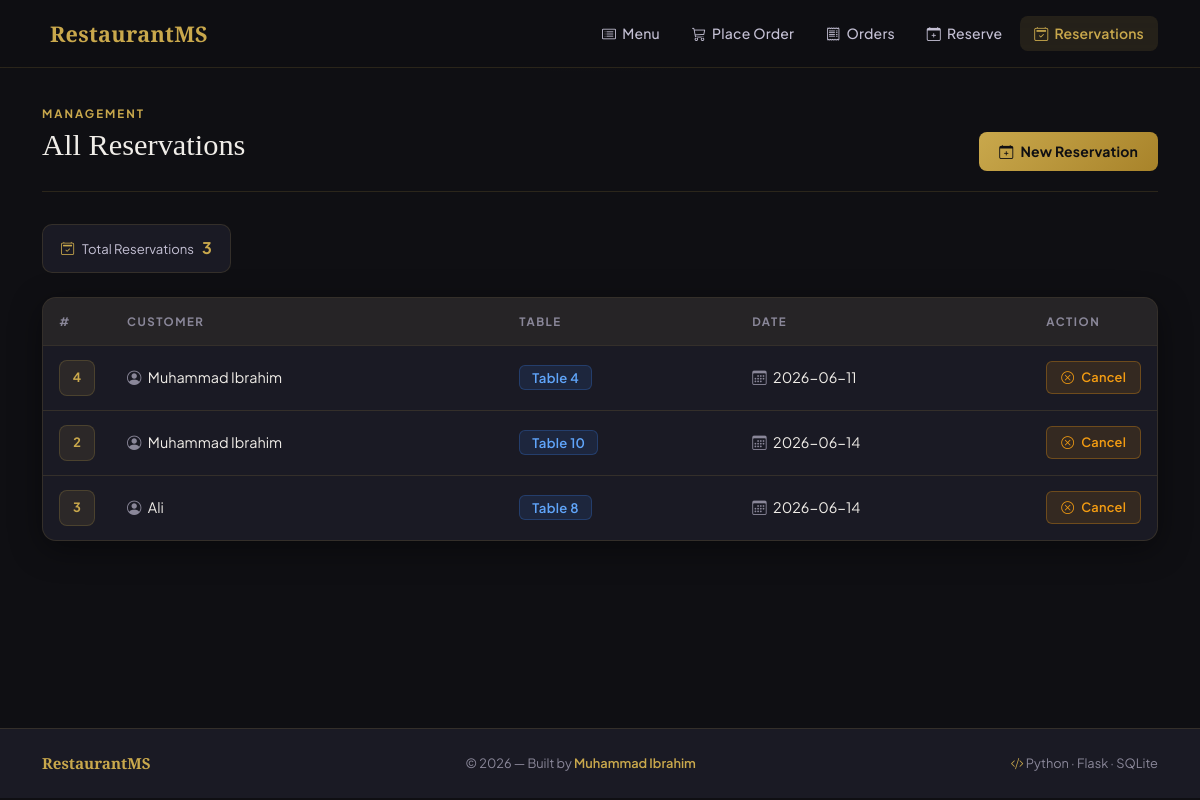
The app's page /reservations with its own data.
### tables this page shows
CREATE TABLE reservations (
            id INTEGER PRIMARY KEY AUTOINCREMENT,
            customer_name TEXT NOT NULL,
            table_number INTEGER NOT NULL,
            reservation_date TEXT NOT NULL
        );

### app.py (the view)
@app.route('/reservations')
def view_reservations():
    conn = get_db_connection()
    reservations = conn.execute(
        'SELECT * FROM reservations ORDER BY reservation_date ASC'
    ).fetchall()
    conn.close()
    return render_template('reservations.html', reservations=reservations)

### app.py (called while the page is built)
def get_db_connection():
    conn = sqlite3.connect('restaurant.db')
    conn.row_factory = sqlite3.Row
    return conn

### templates/reservations.html (shortened to what this page needs)
{% extends 'base.html' %}
{% block content %}
<div class="page-header">
    <div>
        <p class="page-title-eyebrow">Management</p>
        <h2>All Reservations</h2>
    </div>
    <a href="{{ url_for('reservation_form') }}" class="btn btn-gold">
        <i class="bi bi-calendar-plus"></i> New Reservation
    </a>
</div>
{% if reservations %}
    <div class="stats-bar mb-4">
        <div class="stat-chip">
            <i class="bi bi-calendar2-check" style="color: var(--accent-gold);"></i>
            Total Reservations <strong>{{ reservations | length }}</strong>
        </div>
    </div>
    <div class="table-wrapper">
        <table class="table table-hover">
            <thead>
                <tr>
                    <th style="width:56px;">#</th>
                    <th>Customer</th>
                    <th>Table</th>
                    <th>Date</th>
                    <th style="width:110px;">Action</th>
                </tr>
            </thead>
            <tbody>
                {% for res in reservations %}
                <tr>
                    <td>
                        <div class="order-id">{{ res['id'] }}</div>
                    </td>
                    <td>
                        <i class="bi bi-person-circle me-1" style="color: var(--text-muted);"></i>
                        {{ res['customer_name'] }}
                    </td>
                    <td>
                        <span class="badge badge-table">
                            Table {{ res['table_number'] }}
                        </span>
                    </td>
                    <td>
                        <i class="bi bi-calendar3 me-1" style="color: var(--text-muted);"></i>
                        {{ res['reservation_date'] }}
                    </td>
                    <td>
                        <a href="{{ url_for('cancel_reservation', reservation_id=res['id']) }}"
                           class="btn btn-sm btn-warning-custom"
                           onclick="return confirm('Cancel this reservation?')">
                            <i class="bi bi-x-circle"></i> Cancel
                        </a>
                    </td>
                </tr>
                {% endfor %}
            </tbody>
        </table>
    </div>
{% endif %}
{% endblock %}

### static/style.css (style rules this page uses)
:root { --bg-primary: #0f0f13; --bg-card: #1a1a24; --bg-card-hover: #22222f; --accent-gold: #c9a84c; --accent-gold-lt: #e8c97a; --accent-green: #2ecc71; --accent-red: #e74c3c; --accent-blue: #3b82f6; --text-primary: #f0ede8; --text-muted: #8a8799; --text-soft: #c4c0d4; --border: rgba(201, 168, 76, 0.15); --border-hover: rgba(201, 168, 76, 0.4); --shadow: 0 8px 32px rgba(0, 0, 0, 0.4); --shadow-hover: 0 16px 48px rgba(0, 0, 0, 0.6); --radius: 14px; --radius-sm: 8px; --navbar-h: 68px; }
*, *::before, *::after { box-sizing: border-box; margin: 0; padding: 0; }
html { scroll-behavior: smooth; }
body { background-color: var(--bg-primary); color: var(--text-primary); font-family: 'Plus Jakarta Sans', sans-serif; font-size: 15px; line-height: 1.65; min-height: 100vh; background-image: radial-gradient(ellipse 80% 50% at 50% -20%, rgba(201,168,76,0.06) 0%, transparent 60%); }
h1, h2, h3 { font-family: 'Playfair Display', serif; color: var(--text-primary); line-height: 1.2; }
.page-header { display: flex; justify-content: space-between; align-items: flex-end; margin-bottom: 32px; padding-bottom: 20px; border-bottom: 1px solid var(--border); }
.page-header h2 { font-size: 1.9rem; color: var(--text-primary); }
.page-title-eyebrow { font-size: 0.72rem; font-weight: 700; letter-spacing: 2px; text-transform: uppercase; color: var(--accent-gold); margin-bottom: 4px; }
.badge { font-family: 'Plus Jakarta Sans', sans-serif; font-weight: 600; font-size: 0.72rem; letter-spacing: 0.3px; padding: 5px 10px; border-radius: 6px; }
.badge-table { background: rgba(59, 130, 246, 0.12); color: #60a5fa; border: 1px solid rgba(59, 130, 246, 0.25); font-size: 0.82rem; padding: 5px 12px; }
.btn { font-family: 'Plus Jakarta Sans', sans-serif; font-weight: 600; font-size: 0.875rem; border-radius: var(--radius-sm); padding: 9px 20px; transition: all 0.2s ease; display: inline-flex; align-items: center; gap: 7px; letter-spacing: 0.2px; border: none; cursor: pointer; }
.btn-gold { background: linear-gradient(135deg, var(--accent-gold), #a8832a); color: #0f0f13; font-weight: 700; }
.btn-warning-custom { background: rgba(243, 156, 18, 0.12); color: #f39c12; border: 1px solid rgba(243, 156, 18, 0.3) !important; }
.btn-sm { padding: 6px 14px; font-size: 0.8rem; border-radius: 6px; }
.table-wrapper { background: var(--bg-card); border: 1px solid var(--border); border-radius: var(--radius); overflow: hidden; box-shadow: var(--shadow); }
.table { color: var(--text-primary) !important; margin: 0 !important; font-size: 0.9rem; }
.table thead th { background: rgba(201, 168, 76, 0.07) !important; border-bottom: 1px solid var(--border) !important; color: var(--text-muted) !important; font-size: 0.72rem; font-weight: 700; letter-spacing: 1.5px; text-transform: uppercase; padding: 14px 16px !important; white-space: nowrap; vertical-align: middle; }
.table tbody td { border-color: var(--border) !important; padding: 14px 16px !important; vertical-align: middle; color: var(--text-primary) !important; font-size: 0.9rem; background: transparent !important; }
.table tbody tr { transition: background 0.15s ease; }
.table tbody tr:last-child td { border-bottom: none !important; }
.order-id { width: 36px; height: 36px; background: rgba(201, 168, 76, 0.1); border: 1px solid rgba(201, 168, 76, 0.2); border-radius: 8px; display: flex; align-items: center; justify-content: center; font-size: 0.8rem; font-weight: 700; color: var(--accent-gold); }
.stats-bar { display: flex; gap: 12px; margin-bottom: 24px; flex-wrap: wrap; }
.stat-chip { background: var(--bg-card); border: 1px solid var(--border); border-radius: 10px; padding: 10px 18px; font-size: 0.82rem; color: var(--text-soft); display: flex; align-items: center; gap: 8px; }
.stat-chip strong { color: var(--accent-gold); font-size: 1rem; }

### records on screen
reservations: id "4", customer_name "Muhammad Ibrahim", table_number "4", reservation_date "2026-06-11"
reservations: id "2", customer_name "Muhammad Ibrahim", table_number "10", reservation_date "2026-06-14"
reservations: id "3", customer_name "Ali", table_number "8", reservation_date "2026-06-14"

### other values on screen
{{ reservations | length }} "3"
